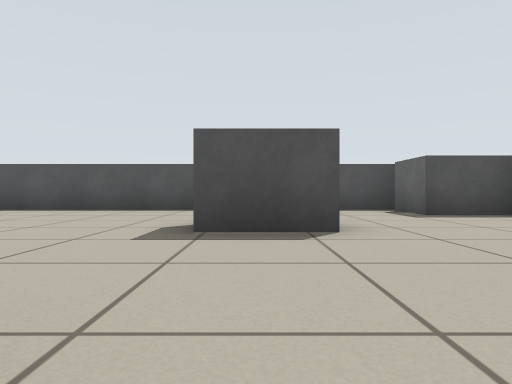
view 1 (above)

20 first-person views from a walk through a Stage world. The camera is 0.39 m above the floor, looks level and sees 70° across. The lines on the ground mark 1 m squares. The floor is counted in squares, 1 m on a side. Each view is taken from the middle of a square. On the plan, view 1 faces up. The plan holds only what a view shows up to about 9 squares ahead; the rest is blank. The robots in the file are not drawn.

view 2
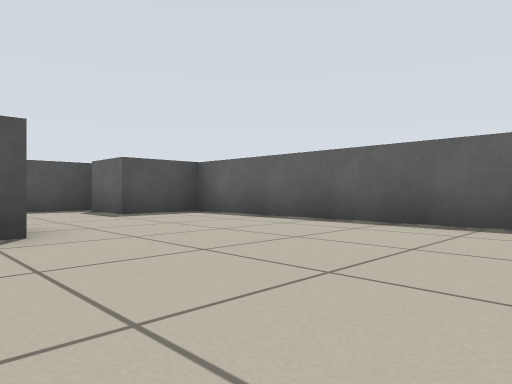

view 3
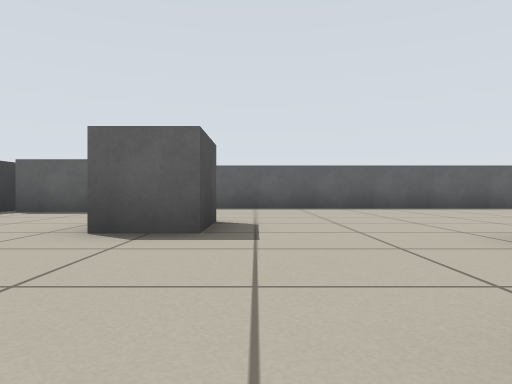

view 4
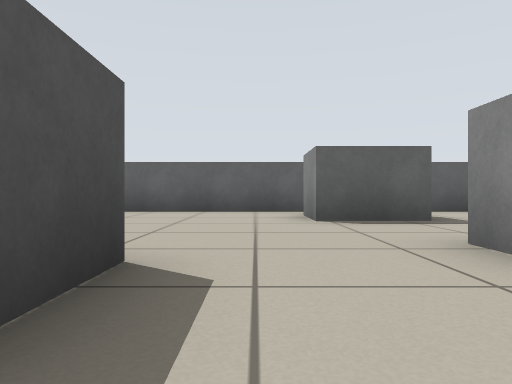

view 5
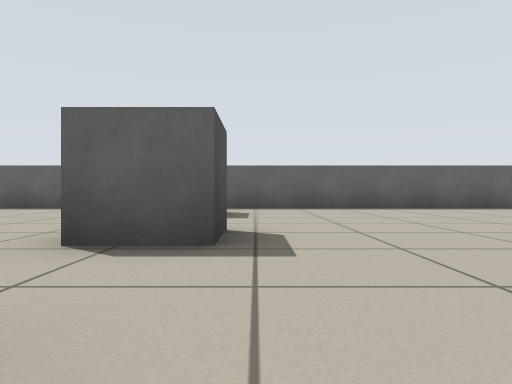

view 6
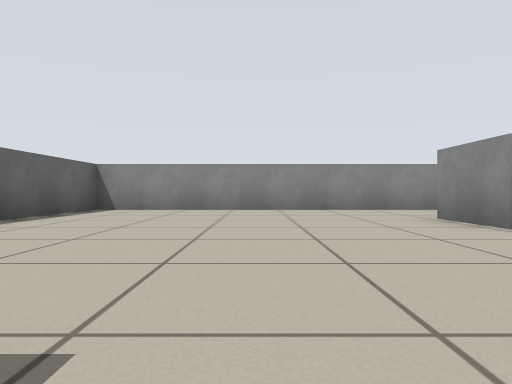

view 7
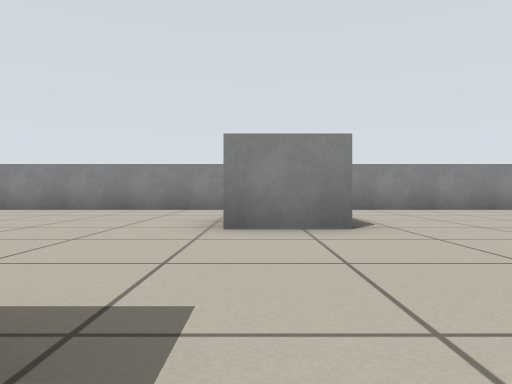

view 8
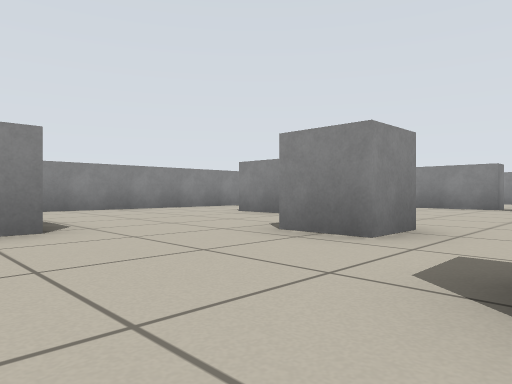

view 9
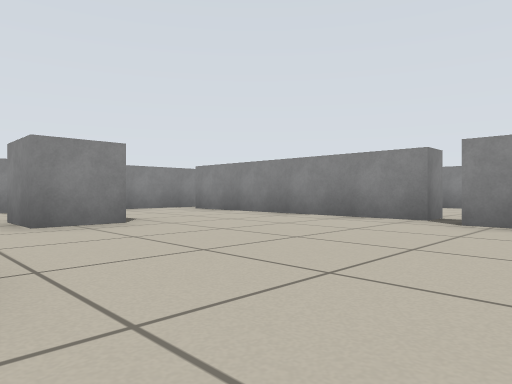

view 10
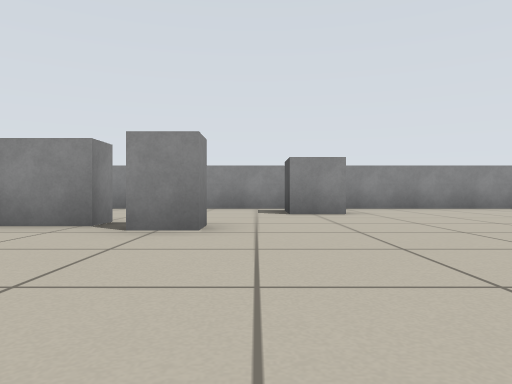

view 11
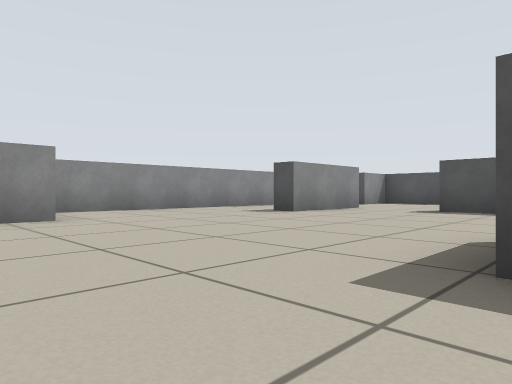

view 12
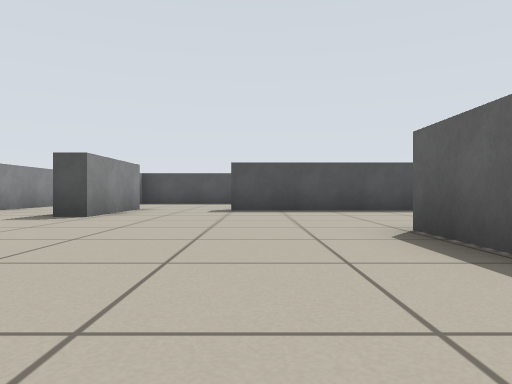

view 13
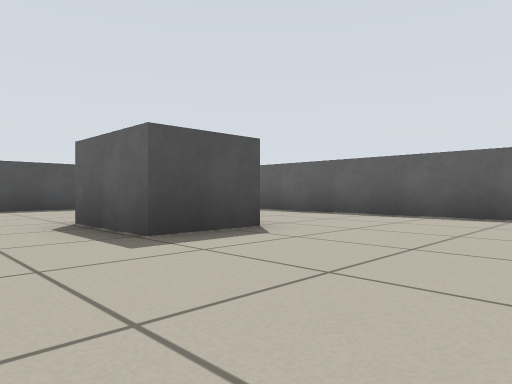

view 14
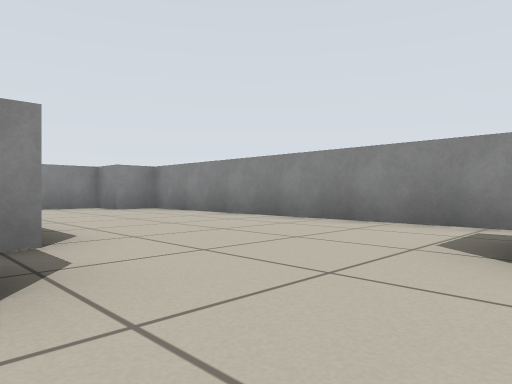

view 15
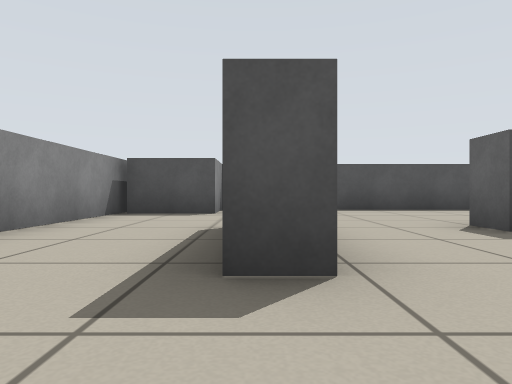

view 16
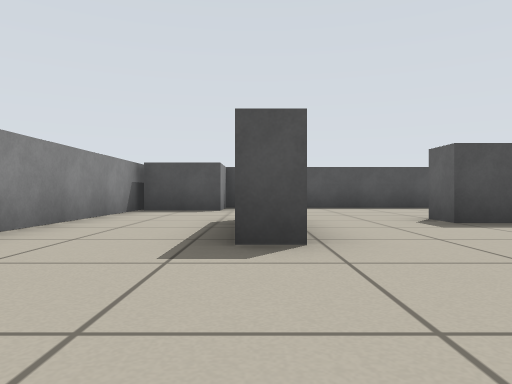

view 17
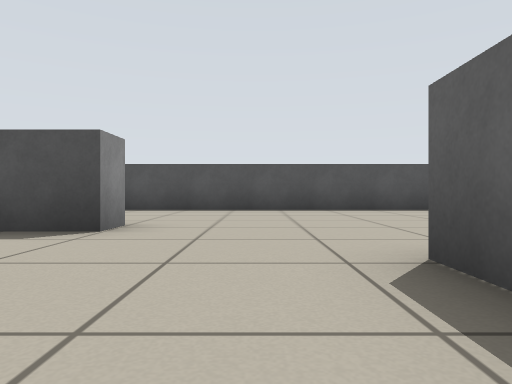

view 18
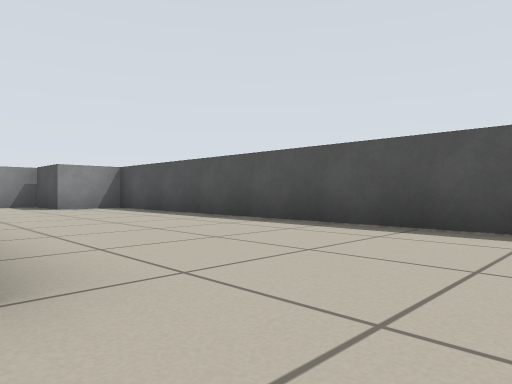

view 19
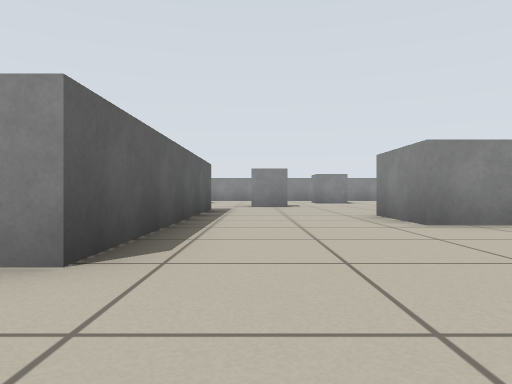

view 20
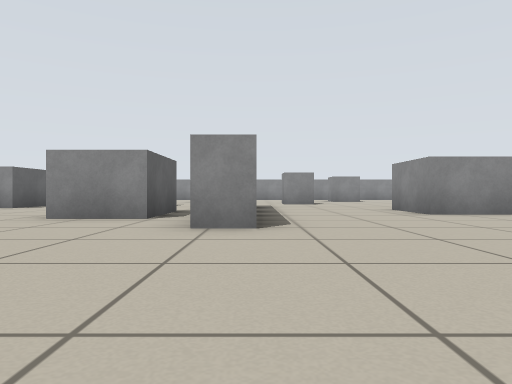

### Floor plan
Points are (right, up) in squares from view 1. A wall is a line through its corners. A room is listed if a view was taken in it or the views show most of it. See-through windows are left out.
Room 1 (views 1, 2, 18, 19, 20)
walls: (0.9, 3.6) (-0.6, 3.6) (-0.6, 4.6); (-2.4, 0.7) (-0.9, 0.7); (-1.1, 8) (-13.7, 8) (-13.7, 6.6); (-6.5, 4.2) (-6.5, 3.6); (3.6, 8) (1.8, 8); (4.5, -2.5) (4.5, 6.2) (2.9, 6.2) (2.9, 7.6)
ways out: opening at (-13.5, 5.5) to room 2; opening at (-11.5, 4) to room 2; opening at (-5, 3) to room 2; opening at (-3, -0.5) to room 2; opening at (1, -2) to room 2; opening at (4, -3.5) to room 2
Room 2 (views 3, 4, 5, 6, 7, 8, 9, 10, 11, 12, 13, 14, 15, 16, 17)
walls: (-5.9, -5.5) (-4.9, -5.5) (-4.9, -6.6); (-7, -2.1) (-8.4, -2.1) (-8.4, -0.3) (-7, -0.3) (-7, -2.1); (-4, -4.1) (-4, 2.1) (-3.2, 2.1); (-11.2, -4.6) (-10.7, -4.6) (-10.7, -5.4); (-8.1, -8.4) (-7, -8.4) (-7, -9.6); (-11.8, -5.9) (-11.2, -5.9) (-11.2, -11.2); (-2.4, -1.2) (-2.4, 0.7); (-3.1, -7.8) (-1.7, -7.8) (-1.7, -9.4); (-0.8, -3.6) (-0.2, -3.6); (-13.4, -2.4) (-13.4, -3.4) (-14.5, -3.4); (-0.9, -1.3) (-2, -1.3); (-0.2, -4.7) (-1.4, -4.7) (-1.4, -3.5); (-6.5, 3.6) (-10.5, 3.6) (-10.5, 4.2); (-7.6, -12) (4.5, -12) (4.5, -2.5); (-10.8, -12) (-9.8, -12); (1.9, -4.4) (1.9, -2.8) (3.1, -2.8); (-12.6, 4.2) (-12.6, 1.7) (-13.2, 1.7); (-13.7, 6.6) (-15.4, 6.6); (-15.5, 7.1) (-15.5, -11) (-14.6, -11) (-14.6, -12) (-13.2, -12)
ways out: opening at (-13.5, 5.5) to room 1; opening at (-11.5, 4) to room 1; opening at (-5, 3) to room 1; opening at (-3, -0.5) to room 1; opening at (1, -2) to room 1; opening at (4, -3.5) to room 1; gap at (-11, -11)

Where each view was taken, in squares from view 1:
view 1: 0 up, 0 right, facing up
view 2: 0 up, 0 right, facing up-right
view 3: 3 up, 4 left, facing right
view 4: 2 down, 3 left, facing right
view 5: 5 down, 4 left, facing right
view 6: 4 down, 1 right, facing down
view 7: 4 down, 2 left, facing down
view 8: 4 down, 2 left, facing down-left
view 9: 4 down, 6 left, facing down-left
view 10: 4 down, 7 left, facing left
view 11: 4 down, 8 left, facing up-left
view 12: 4 down, 10 left, facing up
view 13: 5 down, 10 left, facing up-right
view 14: 3 down, 11 left, facing down-left
view 15: 0 up, 13 left, facing up
view 16: 1 down, 13 left, facing up
view 17: 0 up, 5 left, facing up
view 18: 4 up, 5 left, facing up-left
view 19: 4 up, 5 left, facing down
view 20: 6 up, 4 left, facing down
